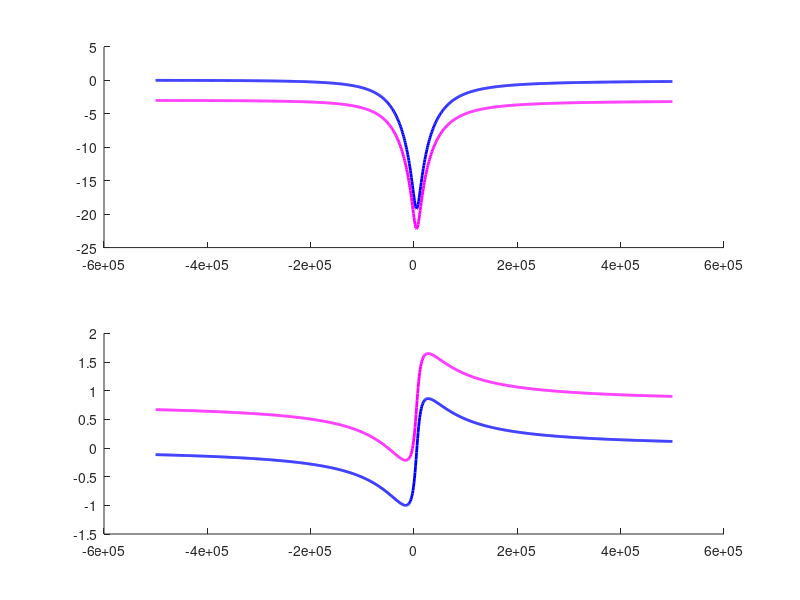
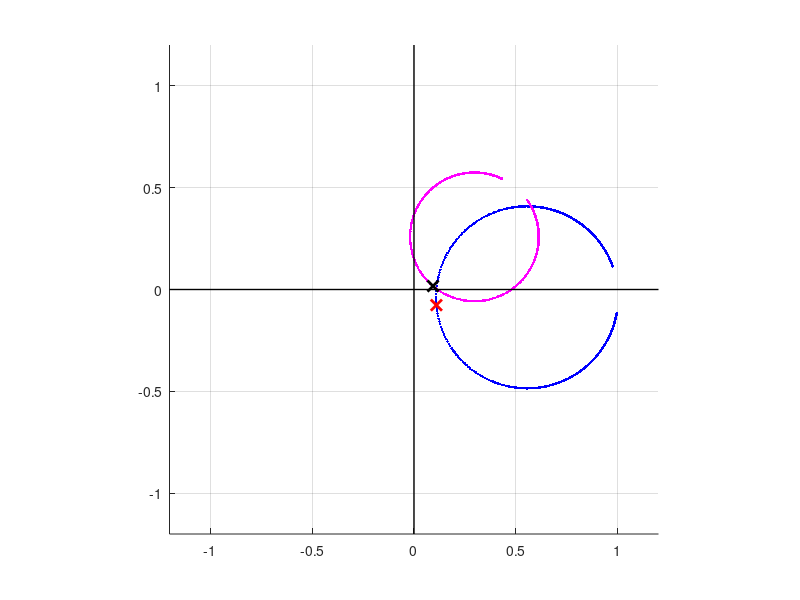

Write the MATLAB code that produced these figures, in order.
%%
% Compute S21 response 
%

clear;clc;

Qi = 348000;
Qc = 43000;
df = -5e3; % Hz
% df = 0;
Qr = 1/(1/Qi+1/Qc);
% Qr = 17000;
% Qc = 20000;
fr = 5e9; % resonance frequency
fc = 1.3e9; % carrier frequency
fs = 4e9;
tn = 0:1/fs:10e-6;
xc = exp(1i*2*pi*fc*tn);

BW = 1e6;
fres = 1e3;
f = fr-BW/2:fres:fr+BW/2;
fk = f-fr;
%%
S_21 = 1-Qr/Qc*(1-1i*2*Qc*df/fr)./(1+1i*2*Qr*(f-fr)./fr);
%
dly = 0.75e-2;
theta = dly/3e8*fr*2*pi;
loss = .5^0.5;

S_21_m = exp(1i*theta).*S_21*loss;
S_21_m_dB = mag2db(abs(S_21_m));
S_21_m_pha = angle(S_21_m);

S_21_dB = mag2db(abs(S_21));
S_21_pha = angle(S_21);
%%
figure(1),clf
subplot(211),hold on
plot(fk,S_21_dB,'b-','linew',2)
plot(fk,S_21_m_dB,'m-','linew',2)
subplot(212),hold on
plot(fk,S_21_pha,'b-','linew',2)
plot(fk,S_21_m_pha,'m-','linew',2)

%%
% y = S_21(101).*xc;


ctr_idx = floor(length(f)/2)+1;
figure(2),clf
hold on
plot(real(S_21),imag(S_21),'b.')
plot(real(S_21_m),imag(S_21_m),'m.')
set(gca,'xlim',[-1.2 1.2],'ylim',[-1.2 1.2])
grid on, hold on, axis square
plot(get(gca,'xlim'),[0 0],'k','linew',1)
plot([0 0],get(gca,'ylim'),'k','linew',1)
plot(real(S_21(ctr_idx)),imag(S_21(ctr_idx)),'rx','markersize',8,'markerfacecolor','r','linew',2)
plot(real(S_21_m(ctr_idx)),imag(S_21_m(ctr_idx)),'kx','markersize',8,'markerfacecolor','r','linew',2)
%%

